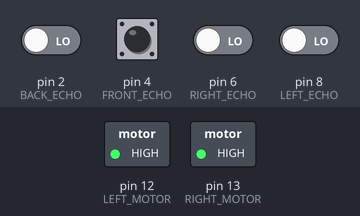
Recording of a sketch running on a simulated Arduino Uno, built with avr-gcc and run on an emulated ATmega328P. Shown: switched loads named in the sketch (green lamp = pin HIGH). Inputs (shaded band) come from the test bench; at power-on: pin 2 (BACK_ECHO), pin 4 (FRONT_ECHO), pin 6 (RIGHT_ECHO), pin 8 (LEFT_ECHO) LOW. Pins used as bus, display or sensor lines are not drawn; what the sketch prints to the serial monitor is not drawn.

Above: at 1.2 s.
1.3 s: pin 4 (FRONT_ECHO) pulsed HIGH 2 times (0.12 s each, 0.3 s apart)
Timing chart, 0 to 4.3 s (numbered marks = the images above; inputs shaded):
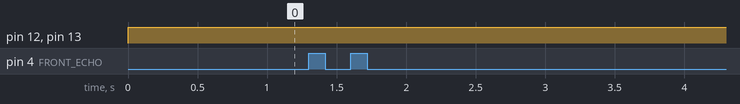

The sketch:

Technology_Demonstrator.ino
```cpp
//Necessary package to run Ultrasonic Sensors. Might have to import it if not using on Kenneth's laptop.
#include <NewPing.h>

//Sensor Pin Setup
const int BACK_ECHO = 2;
const int BACK_TRIG = 3;
const int FRONT_ECHO = 4;
const int FRONT_TRIG = 5;
const int RIGHT_ECHO = 6;
const int RIGHT_TRIG = 7;
const int LEFT_ECHO = 8;
const int LEFT_TRIG = 9;

//Motor Pin Setup
const int LEFT_MOTOR = 12;
const int RIGHT_MOTOR = 13;

//Sensor detection variables
//Back Sensor Variables
double bdistance;
double bduration;
//Front Sensor Variables
double fdistance;
double fduration;
//Left Sensor Variables
double ldistance;
double lduration;
//Right Sensor Variables
double rdistance;
double rduration;

//debug LED
int ledPin = 13;

void setup() {
  //Init output/input pins
  Serial.begin(9600);
  pinMode(BACK_ECHO, INPUT);
  pinMode(BACK_TRIG, OUTPUT);
  pinMode(FRONT_ECHO, INPUT);
  pinMode(FRONT_TRIG, OUTPUT);
  pinMode(RIGHT_ECHO, INPUT);
  pinMode(RIGHT_TRIG, OUTPUT);
  pinMode(LEFT_ECHO, INPUT);
  pinMode(LEFT_TRIG, OUTPUT);
  pinMode(LEFT_MOTOR, OUTPUT);
  pinMode(RIGHT_MOTOR, OUTPUT);
}

void loop() {
  /* Here, the code should include DC motor constantly running
   * UNTIL one of the 'if' conditions are met.
   */
   digitalWrite(LEFT_MOTOR, HIGH);
   digitalWrite(RIGHT_MOTOR, HIGH);


  //back facing UltraSonic sensor loop
  digitalWrite(BACK_TRIG, HIGH);
  delay(50);
  digitalWrite(BACK_TRIG, LOW);
  bduration = pulseIn(BACK_ECHO, HIGH);
  bdistance = (bduration/2)/29.1;
  if (bdistance <= 10) {
    delay(50);
    Serial.println("Obstacle detected @ back ");
    Serial.println(bdistance);
    Serial.println("cm");
    // Here, if bdistance is less than 10, the motor should run forward @ 1/4 speed for 5s and exit loop.
  }

  //forward facing UltraSonic sensor loop
  digitalWrite(FRONT_TRIG, HIGH);
  delay(50);
  digitalWrite(FRONT_TRIG, LOW);
  fduration = pulseIn(FRONT_ECHO, HIGH);
  fdistance = (fduration/2)/29.1;
  if (fdistance <= 10) {
    delay(50);
    Serial.println("Obstacle detected @ front ");
    Serial.println(fdistance);
    Serial.println("cm");
    //Here, if the obstacle is detected at the front, the entire car should stop for delay(100)

    while (fdistance <= 15) {
      digitalWrite(FRONT_TRIG, HIGH);
      delay(50);
      digitalWrite(FRONT_TRIG, LOW);
      fduration = pulseIn(FRONT_ECHO, HIGH);
      fdistance = (fduration/2)/29.1;
      //Serial.println is optional here.
      Serial.println("reversing... ");
      delay(100);
      Serial.print(fdistance);
      /* Given that the obstacle is detected at the front, the car should reverse at 1/4 speed. for 1.5s
       * The car must then first turn clockwise for 3s. If fdistance is still <= 15, it will revert itself to origin by turning counterclockwise for 3s.
       * The car will then turn counterclockwise for 3s, or when fdistance is no longer <= 15–whichever comes first.
       * necessary logic: while loop
       */

    }
  }

  //Left facing Ultrasonic sensor loop
  digitalWrite(LEFT_TRIG, HIGH);
  delay(50);
  digitalWrite(LEFT_TRIG, LOW);
  lduration = pulseIn(LEFT_ECHO, HIGH);
  ldistance = (lduration/2)/29.1;
  if (ldistance <= 10) {
    delay(50);
    Serial.println("Obstacle detected @ left ");
    Serial.println(ldistance);
    Serial.println("cm");
    /*
     * If this condition is true, entire car should delay(100);
     * The car will turn counterclockwise until either fdistance is not <= 10 and rdistance is not <=10
     * OR the motor has spun it's wheels for 10 seconds at 1/4 power. (right motor HIGH, left motor -HIGH). (counterclockwise)
     * If latter condition continues, fdistance and ldistance must sense an object. The condition must stop when fdistance no longer senses an object.
     * Necessary logic: while loop
     */
  }

  //Right facing Ultrasonic sensor loop
  digitalWrite(RIGHT_TRIG, HIGH);
  delay(50);
  digitalWrite(RIGHT_TRIG, LOW);
  rduration = pulseIn(RIGHT_ECHO, HIGH);
  rdistance = (rduration/2)/29.1;
  if (rdistance <= 10) {
    delay(50);
    Serial.println("Obstacle detected @ right ");
    Serial.println(rdistance);
    Serial.println("cm");

    /*
     * Similar logic to left facing ultrasonic sensor loop.
     * As opposed to being counterclockwise, it is clockwise. (right motor -HIGH, left motor HIGH)
     * Necessary logic: while loop
     */
  }


}
```

Measured:
- after the input at 1.3 s, every drawn part: stays the same
